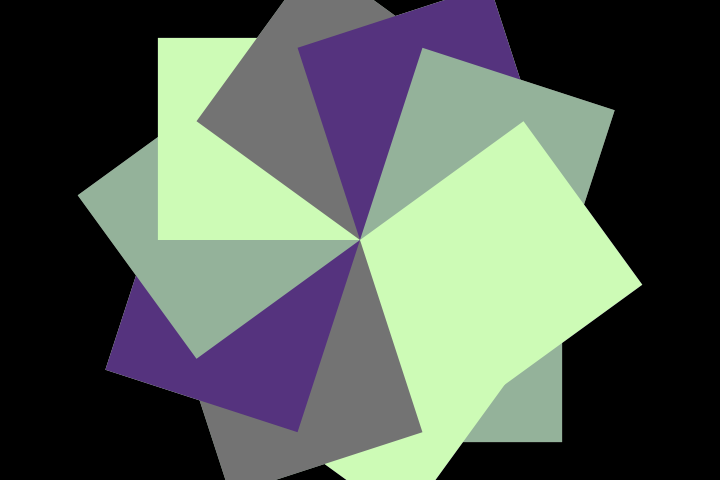
Frame 1 (no input)
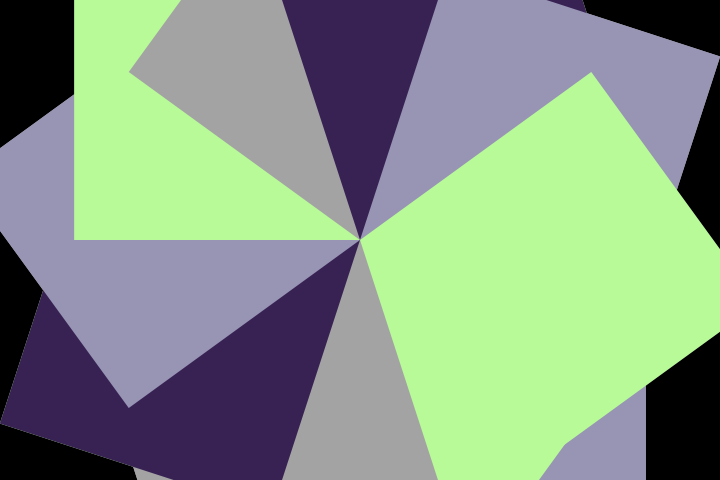
Frame 60 (the mouse pressed at the canvas centre just before this capture)
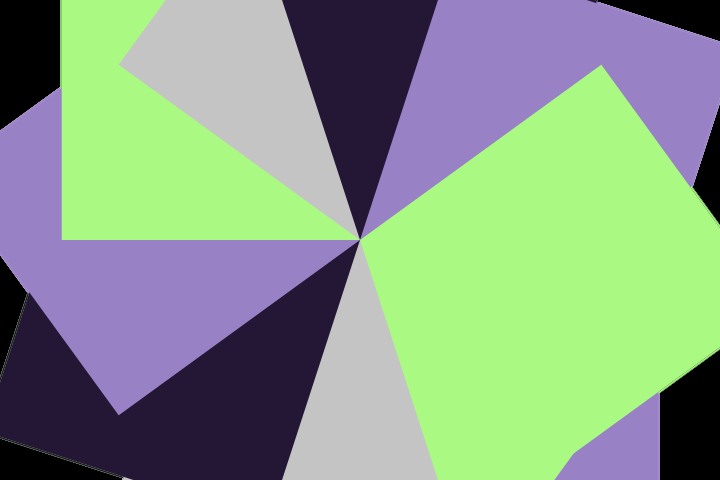
Frame 120 (the mouse held since frame 60 and released just before this capture)

The Processing sketch that drew these frames (run headless with seeded random() and noise(); from frame 60 on, the mouse is pressed at the canvas centre):

// Processing sketch: pattern34
// ── pattern34.pde
color[] colors = { #FFFFFF, #000000, #9B5DE5, #8FF75C }; // Define an array of colors
int colorIndex = 0; // Initialize color index

void setup() {
  size(720, 480); 
  background(0);  
}

void draw() {
  translate(width/2, height/2); // Translate origin to center

  int numShapes = 20; // Number of shapes
  float angleIncrement = TWO_PI / numShapes * 2; // Increase rotation speed by multiplying angle increment
  float scaleIncrement = map(sin(frameCount * 0.1), -1, 1, 0.01, 0.03); // Increase scaling speed

  for (int i = 0; i < numShapes; i++) {
    pushMatrix(); // Save the current transformation
    rotate(i * angleIncrement); // Rotate each shape
    scale(map(sin(frameCount * scaleIncrement), -1, 1, 0.5, 1.5)); // Scale the shapes based on a faster sine wave
    drawShape(); // Draw the shape
    popMatrix(); // Restore the previous transformation
  }
}

void drawShape() {
  int nextColorIndex = (colorIndex + 1) % colors.length; // Get the index of the next color
  int fillColor = lerpColor(colors[colorIndex], colors[nextColorIndex], map(sin(frameCount * 0.1), -1, 1, 0, 1)); // Blend colors
  noStroke(); // Remove outline
  fill(fillColor);
  rect(0, 0, 200, 200); // Draw a square (adjusted size)

  colorIndex = (colorIndex + 1) % colors.length; // Cycle through colors
}
